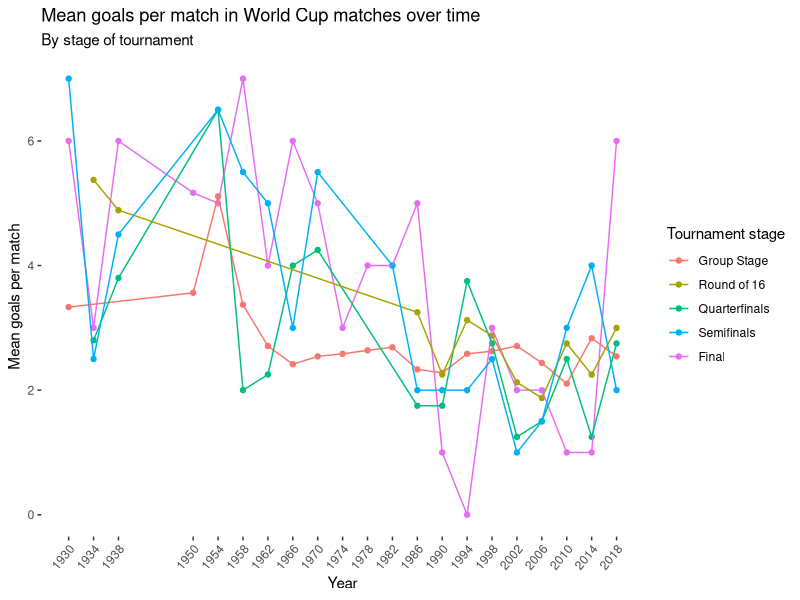
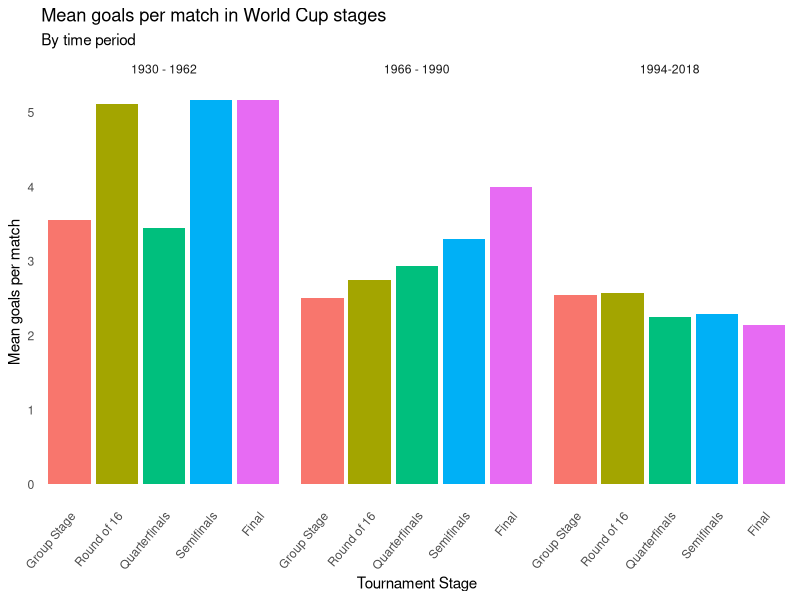

Recreate these plots in R, in order.
## ---- chunk 1
#| label: load-packages
#| include: false

# Add any additional packages you need to this chunk
# Remove any packages from this list that you're not using

library(tidyverse)
library(dplyr)
library(stringr)
library(ggrepel)
library(scales)
## ---- chunk 2
#| label: setup
#| include: false

# For better figure resolution
knitr::opts_chunk$set(
  fig.retina = 3, 
  dpi = 300, 
  fig.width = 6, 
  fig.asp = 0.618, 
  out.width = "70%"
  )
## ---- chunk 3
#| label: load-data
#| include: false
#| message: false

matches <- read.csv("data/wcmatches.csv")
wc <- read.csv("data/worldcups.csv")
## ---- chunk 4
#| label: q1-pres-1
#| echo: false

matches_q1 <- matches %>%
  filter(stage != "Third place") |> #Third place game dropped from analysis due to teams lacking competitive edge
  mutate(
    stage = if_else(
      str_detect(stage, "Group"),
      "Group Stage",
      if_else(str_detect(stage, "Final"), "Final", stage)
    ),
    total_score = home_score + away_score
  ) |>
  mutate(year_group = if_else(
    year <= 1962,
    "1930 - 1962",
    if_else(year <= 1990, "1966 - 1990", "1994-2018")
  ))

matches_q1 |>
  group_by(year, stage) |>
  summarize(goals = mean(total_score)) |>
  ggplot(aes(x = year, y = goals, color = stage)) +
  geom_point() +
  geom_line() +
  theme(
    panel.grid.major = element_blank(),
    panel.grid.minor = element_blank(),
    panel.background = element_blank()
  ) +
  theme(axis.text.x = element_text(
    angle = 50,
    vjust = 1,
    hjust = 1
  )) +
  scale_x_continuous(
    breaks = c(
      1930,
      1934,
      1938,
      1950,
      1954,
      1958,
      1962,
      1966,
      1970,
      1974,
      1978,
      1982,
      1986,
      1990,
      1994,
      1998,
      2002,
      2006,
      2010,
      2014,
      2018
    ),
    labels = c(
      "1930",
      "1934",
      "1938",
      "1950",
      "1954",
      "1958",
      "1962",
      "1966",
      "1970",
      "1974",
      "1978",
      "1982",
      "1986",
      "1990",
      "1994",
      "1998",
      "2002",
      "2006",
      "2010",
      "2014",
      "2018"
    )
  ) +
  theme(legend.key = element_rect(fill = "white", color = NA)) +
  scale_color_discrete(limits = c(
    "Group Stage",
    "Round of 16",
    "Quarterfinals",
    "Semifinals",
    "Final"
  )) +
  labs(
    title = "Mean goals per match in World Cup matches over time",
    subtitle = "By stage of tournament",
    x = "Year",
    y = "Mean goals per match",
    color = "Tournament stage"
  )
## ---- chunk 5
#| label: q1-pres-2
#| echo: false

matches_q1 |>
  group_by(stage, year_group) |>
  summarize(goals = mean(total_score)) |>
  ggplot(aes(x = stage, y = goals, fill = stage)) +
  facet_wrap( ~ year_group) +
  geom_col() +
  theme_minimal() +
  theme(
    panel.grid.major = element_blank(),
    panel.grid.minor = element_blank(),
    panel.background = element_blank()
  ) +
  theme(axis.text.x = element_text(
    angle = 50,
    vjust = 1,
    hjust = 1
  )) +
  scale_fill_discrete(limits = c(
    "Group Stage",
    "Round of 16",
    "Quarterfinals",
    "Semifinals",
    "Final"
  )) +
  theme(legend.position = "none") +
  scale_x_discrete(limits = c(
    "Group Stage",
    "Round of 16",
    "Quarterfinals",
    "Semifinals",
    "Final"
  )) +
  labs(
    title = "Mean goals per match in World Cup stages",
    subtitle = "By time period",
    x = "Tournament Stage",
    y = "Mean goals per match",
    fill = "Tournament Stage"
  )
## ---- chunk 6
# matches_q2 <- matches %>%
#     pivot_longer(
#     cols = c("home_team", "away_team"),
#     names_to = "home_away",
#     values_to = "team"
#   ) %>%
#   mutate(goal_differential = if_else(
#     home_away == "home_team",
#     home_score - away_score,
#     away_score - home_score),
#     won = if_else(winning_team == team, TRUE, FALSE, missing = FALSE)) %>%
#   group_by(team) %>%
#   summarise(total_goal_diff = sum(goal_differential),
#             total_games = n(),
#             win_perc = sum(won) / total_games) |>
#   mutate(team = if_else(team == "United States", "USA", team))
# 
# wc_q2 <- wc %>%
#     pivot_longer(
#     cols = c("winner", "second", "third", "fourth"),
#     names_to = "placement",
#     values_to = "team"
#   )

# q2_data <- wc_q2 |>
#   left_join(matches_q2, by = 'team')
# 
# q2_data |>
#   group_by(team) |>
#   summarise(appearances = n(), goal_diff = total_goal_diff) |>
#   arrange(desc(appearances)) |>
#   # Use unique to get only one row for each team that has the info we want to plot
#   unique() |>
#   # Only plot teams who have made more than one semifinal to not overcrowd the plot
#   filter(appearances > 2) |>
#   ggplot(aes(x=appearances, y=reorder(team, goal_diff), fill=goal_diff)) +
#   geom_col(show.legend = FALSE) +
#   labs(title = "Goal differential has a positive correlation
#        with final four appearances",
#        subtitle = "Color scaled by goal differential (listed after each bar)",
#        x = "Final four appearances",
#        y = "") +
#   theme_minimal() +
#   scale_fill_gradient2(low = "lightblue", mid = "blue", high = "darkblue", midpoint = 50) +
#   # Add in goal differential numbers
#   geom_text(aes(x=appearances + 0.5, y=team, label=goal_diff), size=3, color="black", fontface='bold') +
#   scale_x_continuous(
#     breaks = c(
#       3,
#       4,
#       5,
#       6,
#       7,
#       8,
#       9,
#       10,
#       11
#     ),
#     labels = c(
#       "3",
#       "4",
#       "5",
#       "6",
#       "7",
#       "8",
#       "9",
#       "10",
#       "11"
#     )
#   ) +
#     theme(plot.subtitle = element_text(size = 10),
#         panel.grid.minor = element_blank(),
#         panel.grid.major.y = element_blank())
## ---- chunk 7
# matches_q2 |>
#   # Remove teams who have not played in at least two tournaments
#   filter(total_games > 6) |>
#   ggplot(aes(x=total_goal_diff, y=win_perc, size=total_games, color=total_games)) +
#   geom_point(show.legend = FALSE) +
#   geom_text_repel(aes(label=ifelse(total_games >= 40 | total_goal_diff >=25, team, "")), size=3, fontface='bold', color="forestgreen") +
#   labs(title="Strong positive correlation between \n goal differential and winning percentage",
#        x="Total Goal Differential",
#        y="Winning Percentage",
#        size="Total Games Played",
#        subtitle="Size and color by total games played") +
#   theme_minimal() +
#   scale_color_gradient2(low = "lightblue", mid = "blue", high = "darkblue", midpoint = 50) +
#   scale_y_continuous(labels = percent_format())
